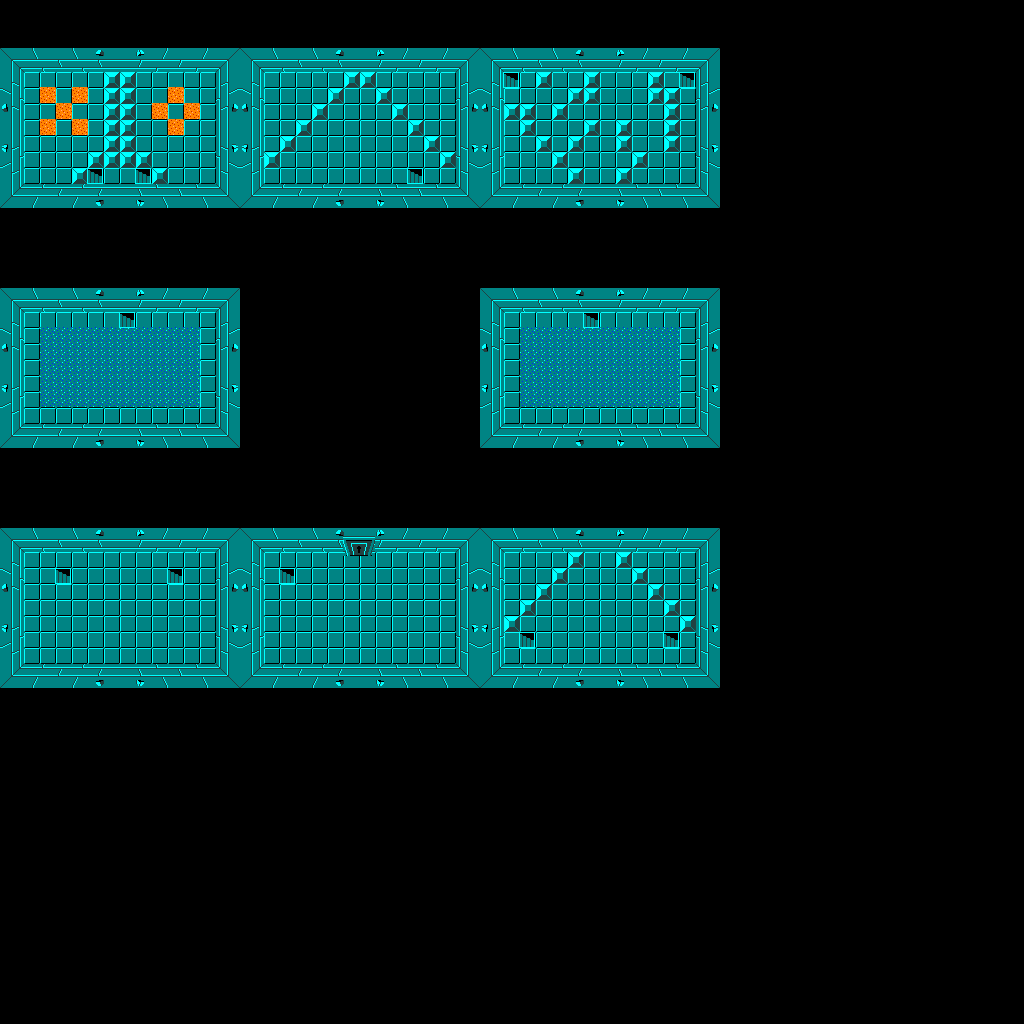

This game map was drawn from its Tiled (.tmx) file and the tilesets committed beside it. A one-line description and the trimmed map source follow:
An orthogonal 64x64 tile map with 16x16 px tiles, 5 tile layers (background, decorative, walls, collisions, ...), 2 hidden layers not drawn.

<map version="1.0" tiledversion="1.0.3" orientation="orthogonal" renderorder="right-down" width="64" height="64" tilewidth="16" tileheight="16" nextobjectid="1">
 <tileset firstgid="1" name="dungeonTileset" tilewidth="16" tileheight="16" tilecount="230" columns="23">
  <image source="img/dungeonTileset.png" width="368" height="160" />
 </tileset>
 <layer name="count" width="64" height="64" visible="0">
  <data>[4096 cells, 1125 non-empty, 1 distinct tile ids]</data>
 </layer>
 <layer name="background" width="64" height="64">
  <data>[4096 cells, 832 non-empty, 104 distinct tile ids]</data>
 </layer>
 <layer name="decorative" width="64" height="64" offsetx="8" offsety="7.9375">
  <data>[4096 cells, 109 non-empty, 2 distinct tile ids]</data>
 </layer>
 <layer name="walls" width="64" height="64">
  <data>[4096 cells, 368 non-empty, 46 distinct tile ids]</data>
 </layer>
 <layer name="collisions" width="64" height="64" offsetx="-8.08333" offsety="8">
  <data>[4096 cells, 61 non-empty, 1 distinct tile ids]</data>
 </layer>
 <layer name="interactables" width="64" height="64" offsetx="7.875" offsety="8">
  <data>[4096 cells, 16 non-empty, 5 distinct tile ids]</data>
 </layer>
 <layer name="objects" width="64" height="64" visible="0">
  <data>[4096 cells, 1 non-empty, 1 distinct tile ids]</data>
 </layer>
</map>